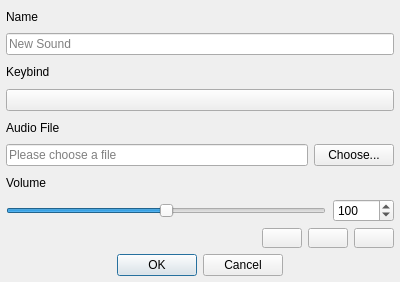
<?xml version="1.0" encoding="UTF-8"?>
<ui version="4.0">
 <class>DialogSound</class>
 <widget class="QDialog" name="DialogSound">
  <property name="geometry">
   <rect>
    <x>0</x>
    <y>0</y>
    <width>400</width>
    <height>282</height>
   </rect>
  </property>
  <property name="maximumSize">
   <size>
    <width>16777215</width>
    <height>282</height>
   </size>
  </property>
  <property name="windowTitle">
   <string>Sound Edit</string>
  </property>
  <layout class="QVBoxLayout" name="verticalLayout">
   <property name="leftMargin">
    <number>6</number>
   </property>
   <property name="topMargin">
    <number>6</number>
   </property>
   <property name="rightMargin">
    <number>6</number>
   </property>
   <property name="bottomMargin">
    <number>6</number>
   </property>
   <item>
    <widget class="QLabel" name="labelName">
     <property name="text">
      <string>Name</string>
     </property>
    </widget>
   </item>
   <item>
    <widget class="QLineEdit" name="lineEditName">
     <property name="placeholderText">
      <string>New Sound</string>
     </property>
     <property name="clearButtonEnabled">
      <bool>true</bool>
     </property>
    </widget>
   </item>
   <item>
    <widget class="QLabel" name="labelKeybind">
     <property name="text">
      <string>Keybind</string>
     </property>
    </widget>
   </item>
   <item>
    <widget class="WidgetKeybind" name="keybindSound"/>
   </item>
   <item>
    <widget class="QLabel" name="labelFile">
     <property name="text">
      <string>Audio File</string>
     </property>
    </widget>
   </item>
   <item>
    <widget class="QWidget" name="widget" native="true">
     <layout class="QHBoxLayout" name="horizontalLayout_2">
      <property name="leftMargin">
       <number>0</number>
      </property>
      <property name="topMargin">
       <number>0</number>
      </property>
      <property name="rightMargin">
       <number>0</number>
      </property>
      <property name="bottomMargin">
       <number>0</number>
      </property>
      <item>
       <widget class="QLineEdit" name="lineEditFile">
        <property name="placeholderText">
         <string>Please choose a file</string>
        </property>
        <property name="clearButtonEnabled">
         <bool>true</bool>
        </property>
       </widget>
      </item>
      <item>
       <widget class="QPushButton" name="pushButtonFile">
        <property name="text">
         <string>Choose...</string>
        </property>
       </widget>
      </item>
     </layout>
    </widget>
   </item>
   <item>
    <widget class="QLabel" name="label">
     <property name="text">
      <string>Volume</string>
     </property>
    </widget>
   </item>
   <item>
    <widget class="QWidget" name="widget_2" native="true">
     <layout class="QHBoxLayout" name="horizontalLayout">
      <property name="leftMargin">
       <number>0</number>
      </property>
      <property name="topMargin">
       <number>0</number>
      </property>
      <property name="rightMargin">
       <number>0</number>
      </property>
      <property name="bottomMargin">
       <number>0</number>
      </property>
      <item>
       <widget class="QSlider" name="sliderVolume">
        <property name="maximum">
         <number>200</number>
        </property>
        <property name="value">
         <number>100</number>
        </property>
        <property name="orientation">
         <enum>Qt::Horizontal</enum>
        </property>
        <property name="tickInterval">
         <number>1</number>
        </property>
       </widget>
      </item>
      <item>
       <spacer name="horizontalSpacer">
        <property name="orientation">
         <enum>Qt::Horizontal</enum>
        </property>
        <property name="sizeType">
         <enum>QSizePolicy::Fixed</enum>
        </property>
        <property name="sizeHint" stdset="0">
         <size>
          <width>1</width>
          <height>20</height>
         </size>
        </property>
       </spacer>
      </item>
      <item>
       <widget class="QSpinBox" name="spinBoxVolume">
        <property name="maximum">
         <number>10000</number>
        </property>
        <property name="value">
         <number>100</number>
        </property>
       </widget>
      </item>
     </layout>
    </widget>
   </item>
   <item>
    <layout class="QHBoxLayout" name="horizontalLayout_3">
     <property name="leftMargin">
      <number>0</number>
     </property>
     <item>
      <widget class="WidgetAudio" name="outputBar" native="true">
       <property name="maximumSize">
        <size>
         <width>16777215</width>
         <height>20</height>
        </size>
       </property>
      </widget>
     </item>
     <item>
      <widget class="QPushButton" name="pushButtonPlay">
       <property name="maximumSize">
        <size>
         <width>40</width>
         <height>20</height>
        </size>
       </property>
       <property name="icon">
        <iconset resource="../../res.qrc">
         <normaloff>:/icons/res/play.png</normaloff>:/icons/res/play.png</iconset>
       </property>
       <property name="iconSize">
        <size>
         <width>20</width>
         <height>20</height>
        </size>
       </property>
      </widget>
     </item>
     <item>
      <widget class="QPushButton" name="pushButtonPause">
       <property name="maximumSize">
        <size>
         <width>40</width>
         <height>20</height>
        </size>
       </property>
       <property name="icon">
        <iconset resource="../../res.qrc">
         <normaloff>:/icons/res/pause.png</normaloff>:/icons/res/pause.png</iconset>
       </property>
       <property name="iconSize">
        <size>
         <width>20</width>
         <height>20</height>
        </size>
       </property>
      </widget>
     </item>
     <item>
      <widget class="QPushButton" name="pushButtonStop">
       <property name="maximumSize">
        <size>
         <width>40</width>
         <height>20</height>
        </size>
       </property>
       <property name="icon">
        <iconset resource="../../res.qrc">
         <normaloff>:/icons/res/stop.png</normaloff>:/icons/res/stop.png</iconset>
       </property>
       <property name="iconSize">
        <size>
         <width>20</width>
         <height>20</height>
        </size>
       </property>
      </widget>
     </item>
    </layout>
   </item>
   <item>
    <widget class="QDialogButtonBox" name="buttonBox">
     <property name="standardButtons">
      <set>QDialogButtonBox::Cancel|QDialogButtonBox::Ok</set>
     </property>
     <property name="centerButtons">
      <bool>true</bool>
     </property>
    </widget>
   </item>
  </layout>
 </widget>
 <customwidgets>
  <customwidget>
   <class>WidgetAudio</class>
   <extends>QWidget</extends>
   <header>src/Widget/widgetaudio.h</header>
   <container>1</container>
  </customwidget>
  <customwidget>
   <class>WidgetKeybind</class>
   <extends>QPushButton</extends>
   <header>src/Widget/widgetkeybind.h</header>
  </customwidget>
 </customwidgets>
 <resources>
  <include location="../../res.qrc"/>
 </resources>
 <connections/>
</ui>
